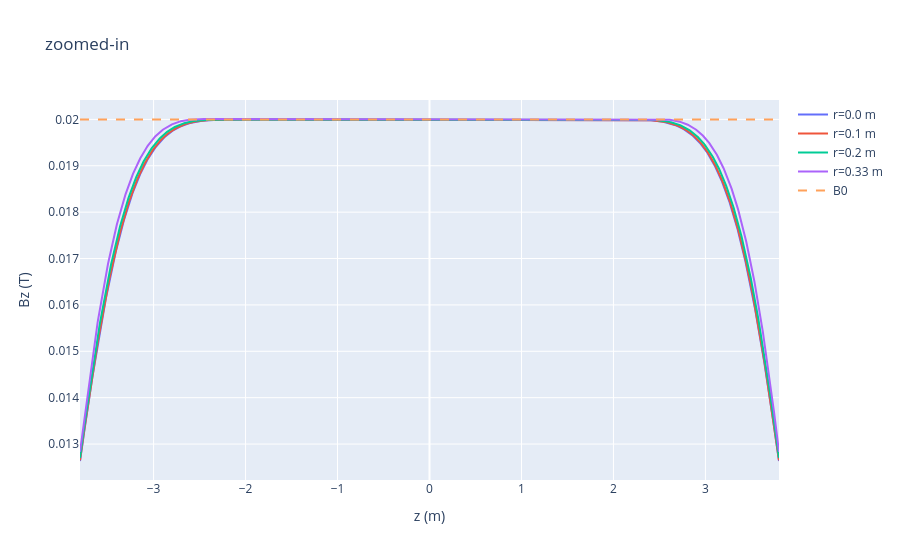

Notebook cell for this chart:
### Code cell
z_eval = chebyshev_nodes(2000, z_min, z_max)
r_plot = [0.0, 0.1, 0.2, 0.33]

fig = go.Figure()

for r in r_plot:
    fig.add_trace(go.Scatter(
        x=z_eval,
        y=Bz_total_from_I(r, z_eval, I_sol),
        mode="lines",
        name=f"r={r} m"
    ))

fig.add_trace(go.Scatter(
    x=z_eval,
    y=np.full_like(z_eval, B0),
    mode="lines",
    name="B0",
    line=dict(dash="dash")
))

fig.update_layout(
    title="zoomed-in",
    xaxis_title="z (m)",
    yaxis_title="Bz (T)",
    hovermode="x unified"
)

fig.show()

### Figure 1 — Plotly figure (JSON) as saved in the notebook; plotly's stock layout.template omitted (floating-point values rounded to 4 significant figures; data arrays with more than 128 entries replaced by an {"elided": "..."} marker saying what was removed)
{"data": [{"mode": "lines", "name": "r=0.0 m", "type": "scatter", "x": {"elided": "2000 float values"}, "y": {"elided": "2000 float values"}}, {"mode": "lines", "name": "r=0.1 m", "type": "scatter", "x": {"elided": "2000 float values"}, "y": {"elided": "2000 float values"}}, {"mode": "lines", "name": "r=0.2 m", "type": "scatter", "x": {"elided": "2000 float values"}, "y": {"elided": "2000 float values"}}, {"mode": "lines", "name": "r=0.33 m", "type": "scatter", "x": {"elided": "2000 float values"}, "y": {"elided": "2000 float values"}}, {"line": {"dash": "dash"}, "mode": "lines", "name": "B0", "type": "scatter", "x": {"elided": "2000 float values"}, "y": {"elided": "2000 float values"}}], "layout": {"hovermode": "x unified", "title": {"text": "zoomed-in"}, "xaxis": {"title": {"text": "z (m)"}}, "yaxis": {"title": {"text": "Bz (T)"}}}}
